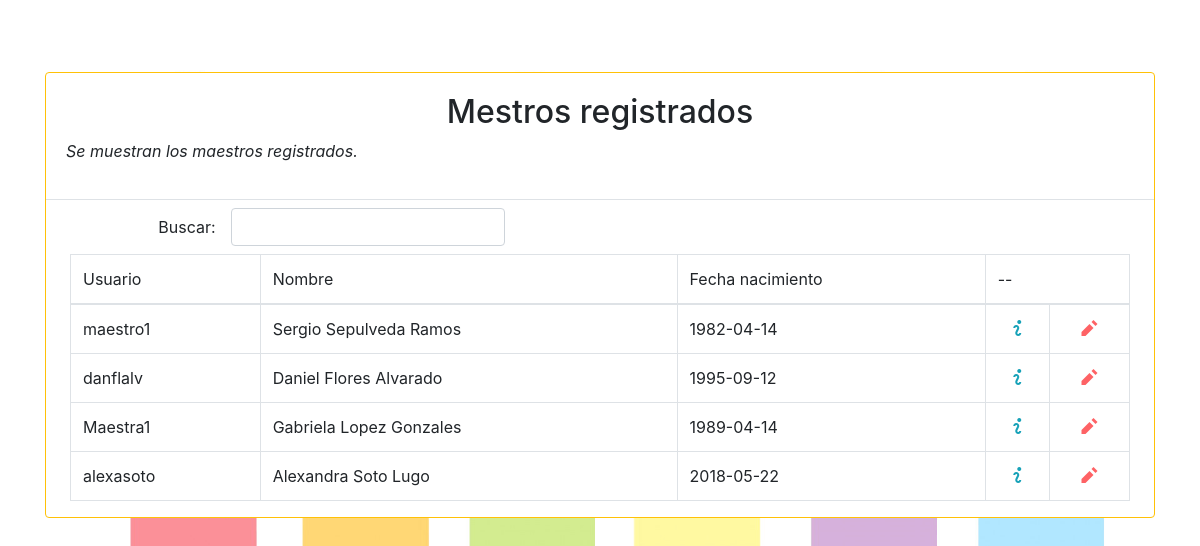
Before: /maestro/buscar with the older database file.
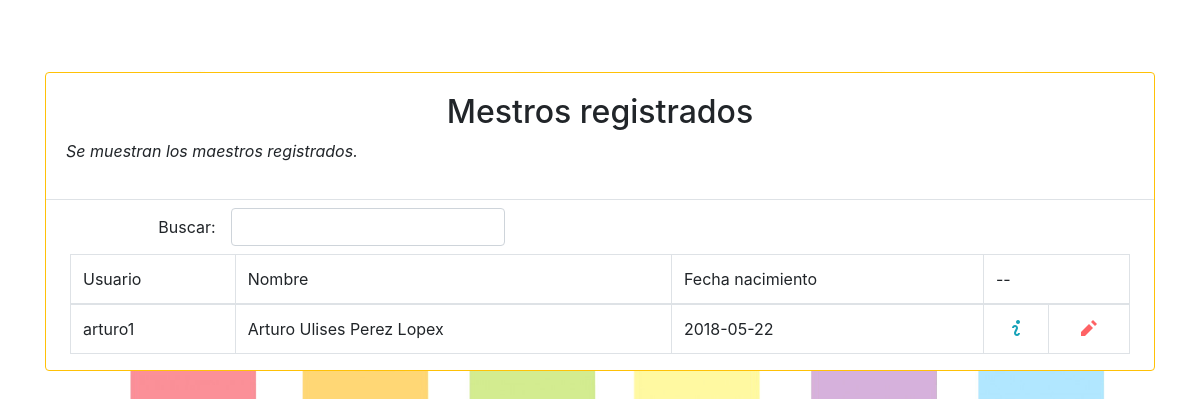
After: the same page with the newer database file.
### padres/models.py (models this page shows, shortened)
class Profesor(models.Model):
    pro_nombre = models.OneToOneField(User, on_delete= models.CASCADE, null = True)
    pro_nombres = models.CharField(max_length=80, default='s')
    pro_apellidoPaterno =models.CharField(max_length=70, default = 's')
    pro_apellidoMaterno = models.CharField(max_length=70, default = 's')
    pro_fechaNacimento = models.DateField(default = datetime.now, blank = True)
    class Meta:
        permissions = (
            ('is_teacher', 'Is_Teacher'),
        )

### maestros/views.py (the view)
# urls.py: path('maestro/buscar', MaestroReporte.as_view(), name='reporteMaestro'),
class MaestroReporte(generic.ListView):
    template_name = 'maestros/reporte.html'
    model = Profesor

### templates/maestros/reporte.html (shortened to what this page needs)
{% extends 'base.html' %}
{%block content%}
<div class="mt-3 mb-4 card border rounded border-warning">
 <div class="card-body border-bottom">
<h2 class="form-label text-center">Mestros registrados</h2>
<p class="form-label text-justify font-italic">Se muestran los maestros registrados.</p>
    </div>
  <div class="mt-2 mb-2 form-inline">
        	<label class="text-right justify-content-end control-label col-sm-2">Buscar:</label>
        	<input type="text" class="form-control" id="inputBusqueda" onkeypress="busquedaEnter(event)" />
        </div>
        <div class="pl-4 pr-4">
<table id="tablaMaestro" class="table table-bordered">
    <thead>
    <td>Usuario</td>
    <td>Nombre</td>
    <td>Fecha nacimiento</td>
    <td colspan="2">--</td>
    </thead>
    <tbody>
{% for object in object_list %}
<tr>
    <td>{{object.pro_nombre}}</td>
    <td>{{object.pro_nombres}} {{object.pro_apellidoPaterno}} {{object.pro_apellidoMaterno}}</td>
    <td>{{object.pro_fechaNacimento|date:"Y-m-d"}}</td>
    <td class="text-center" onclick="window.open('/detalles/maestro/{{object.pro_nombre}}')" ><span style="color: #17a2b8;" class="oi oi-info"></span></td>
    <td class="text-center" onclick="window.open('/actualiza/maestro/{{object.pro_nombre}}')" ><span     style="color: #fe6265;" class="oi oi-pencil"></span></td>
</tr>
{% endfor %}
    </tbody>
</table>
</div>
</div>
{% endblock %}

Changed rows visible on the page:
removed Profesor: pro_nombre "maestro1", pro_nombres "Sergio", pro_apellidoPaterno "Sepulveda", pro_apellidoMaterno "Ramos", pro_fechaNacimento "1982-04-14"
removed Profesor: pro_nombre "danflalv", pro_nombres "Daniel", pro_apellidoPaterno "Flores", pro_apellidoMaterno "Alvarado", pro_fechaNacimento "1995-09-12"
removed Profesor: pro_nombre "Maestra1", pro_nombres "Gabriela", pro_apellidoPaterno "Lopez", pro_apellidoMaterno "Gonzales", pro_fechaNacimento "1989-04-14"
removed Profesor: pro_nombre "alexasoto", pro_nombres "Alexandra", pro_apellidoPaterno "Soto", pro_apellidoMaterno "Lugo", pro_fechaNacimento "2018-05-22"
added Profesor: pro_nombre "arturo1", pro_nombres "Arturo Ulises", pro_apellidoPaterno "Perez", pro_apellidoMaterno "Lopex", pro_fechaNacimento "2018-05-22"
